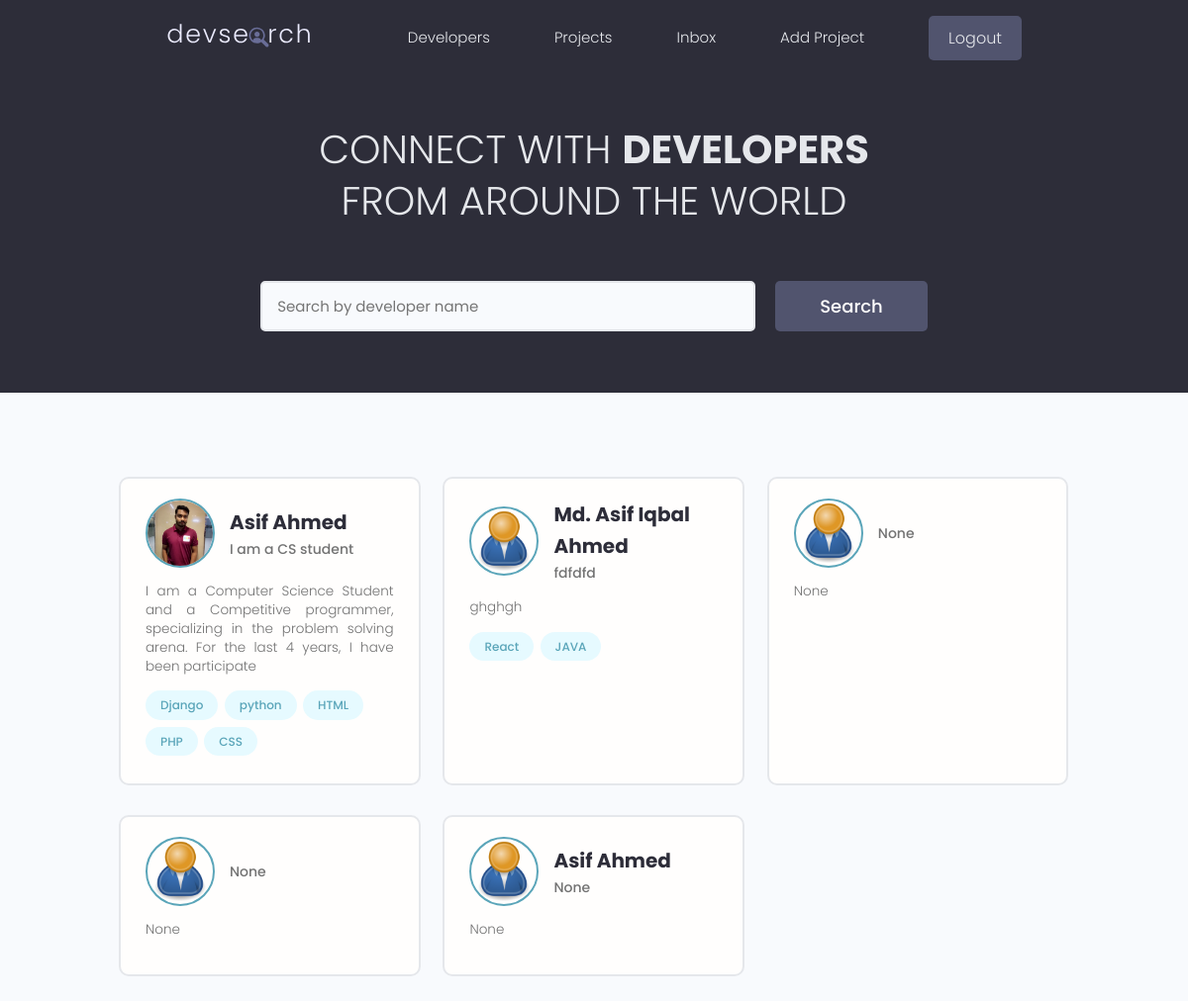
The app's page / (signed in) with its own data.
### users/models.py (models this page shows, shortened)
class Profile(models.Model):
    user = models.OneToOneField(User, on_delete=models.CASCADE, null=True, blank=True)
    name = models.CharField(max_length=200, blank=True, null=True)
    email = models.EmailField(max_length=500, blank=True, null=True)
    username = models.CharField(max_length=200, blank=True, null=True)
    location = models.CharField(max_length=200, blank=True, null=True)
    short_intro = models.CharField(max_length=200, blank=True, null=True)
    bio = models.TextField(blank=True, null=True)
    profile_image = models.ImageField(null=True, blank=True, upload_to='profiles/', default="profiles/user-default.png")
    social_github = models.CharField(max_length=200, blank=True, null=True)
    social_twitter = models.CharField(max_length=200, blank=True, null=True)
    social_linkedin = models.CharField(max_length=200, blank=True, null=True)
    social_youtube = models.CharField(max_length=200, blank=True, null=True)
    social_website = models.CharField(max_length=200, blank=True, null=True)
    created = models.DateTimeField(auto_now_add=True)
    id = models.UUIDField(default=uuid.uuid4, unique=True, primary_key=True, editable=False)

class Skill(models.Model):
    owner = models.ForeignKey(Profile, on_delete=models.CASCADE, null=True, blank=True)
    name = models.CharField(max_length=200, blank=True, null=True)
    description = models.TextField(null=True, blank=True)
    created = models.DateTimeField(auto_now_add=True)
    id = models.UUIDField(default=uuid.uuid4, unique=True, primary_key=True, editable=False)
    def __str__(self):
        return str(self.name)

### users/views.py (the view)
# urls.py: path('', views.profiles, name="profiles"),
def profiles(request):
    profiles = Profile.objects.all()
    context = {'profiles': profiles}
    return render(request, 'users/profiles.html', context)

### users/templates/users/profiles.html (shortened to what this page needs)
{% extends 'main.html' %}
{% block content %}
  <main class="home">
    <section class="hero-section text-center">
      <div class="container container--narrow">
        <div class="hero-section__box">
          <h2>CONNECT WITH <span>DEVELOPERS</span></h2>
          <h2>FROM AROUND THE WORLD</h2>
        </div>
        <div class="hero-section__search">
          <form class="form" action="#" method="get">
            <div class="form__field">
              <input class="input input--text" id="formInput#search" type="text" name="text"
                placeholder="Search by developer name" />
            </div>
            <input class="btn btn--sub btn--lg" type="submit" value="Search" />
          </form>
        </div>
      </div>
    </section>
    <section class="devlist">
      <div class="container">
        <div class="grid grid--three">
          {% for profile in profiles %}
          <div class="column card">
            <div class="dev">
              <a href="{% url 'user-profile' profile.id %}" class="card__body">
                <div class="dev__profile">
                  <img class="avatar avatar--md" src="{{ profile.profile_image.url }}" alt="image" />
                  <div class="dev__meta">
                    <h3>{{ profile.name }}</h3>
                    <h5>{{ profile.short_intro|slice:"60" }}</h5>
                  </div>
                </div>
                <p class="dev__info">{{ profile.bio|slice:"150" }}</p>
                <div class="dev__skills">
                  {% for skill in profile.skill_set.all|slice:"5" %}
                  <span class="tag tag--pill tag--main">
                    <small>{{skill}}</small>
                  </span>
                  {% endfor %}
                </div>
              </a>
            </div>
          </div>
          {% endfor %}
        </div>
      </div>
    </section>
  </main>
{% endblock content %}

### static/styles/app.css (style rules this page uses)
:root { --color-sub: #2d2d39; }
.btn--sub { background-color: var(--color-sub-light); }
.card { border: 2px solid var(--color-light); }
img { width: 100%; }
.hero-section { height: 40vh; display: flex; align-items: center; background-color: var(--color-sub); }
.hero-section__box { margin-bottom: 4rem; }
.hero-section__box > h2, .hero-section__box > h2 > span { font-size: 4rem; color: var(--color-light); line-height: 1.3; text-transform: uppercase; }
.hero-section__box > h2 { font-weight: 300; }
.hero-section__box > h2 > span { font-weight: 700; }
.hero-section__search > .form { display: flex; align-items: center; justify-content: center; gap: 2rem; }
.hero-section__search > .form input.input--text { width: 50rem; }
.devlist { margin-top: 8rem; }
.devlist .grid { align-items: stretch; }
.devlist .dev .dev__profile { display: flex; align-items: center; gap: 1.5rem; }
.devlist .dev .dev__meta h3 { color: var(--color-sub); font-size: 2rem; font-weight: 700; }
.devlist .dev .dev__meta h5 { color: var(--color-text); font-size: 1.4rem; font-weight: 500; }
.devlist .dev .dev__info { margin: 1.5rem 0; font-size: 1.35rem; line-height: 1.4; text-align: justify; }

### static/uikit/styles/modules/_variables.css (style rules this page uses)
:root { --color-main: #5aa5b9; --color-main-light: #e6faff; --color-sub: #3f4156; --color-sub-light: #51546e; --color-sub-lighter: #ededfd; --color-text: #737373; --color-gray: #8b8b8b; --color-light: #e5e7eb; --color-light-gray: #767676; --color-bg: #f8fafd; --color-white: #fffefd; --color-white-light: #f3f3f3; --color-success: #359e64; --color-success-bg: #def8e8; --color-error: #fc4b0b; --color-error-bg: #fff2ee; --font-base: 'Poppins', arial, helvetica, 'Segoe UI', roboto, ubuntu, sans-serif; --font-monospace: 'Fira Code', 'Courier New', courier, monospace; --font-regular: 300; --font-medium: 500; --font-bold: 700; --generic-shadow: 1px 1px 5px #00000010; --generic-transition: all 0.3s ease-in-out; }

### static/uikit/styles/modules/_base.css (style rules this page uses)
* { margin: 0; padding: 0; box-sizing: border-box; text-rendering: optimizeLegibility; color: inherit; font-size: inherit; }
html { font-size: 50%; }
@media only screen and (min-width: 480px) { html { font-size: 56.25%; } }
@media only screen and (min-width: 1200px) { html { font-size: 62.5%; } }
body { line-height: 1.6; font-weight: 400; font-size: 1.5rem; color: var(--color-text); background-color: var(--color-bg); min-height: 100vh; }

### static/uikit/styles/modules/_typography.css (style rules this page uses)
* { font-family: var(--font-base); }
h2 { font-size: 3.6rem; font-weight: var(--font-bold); }
h3 { font-size: 3.2rem; font-weight: var(--font-medium); }
h5 { font-size: 2.4rem; font-weight: var(--font-medium); }
h5, h6 { font-weight: var(--font-regular); }
p, span, strong { font-size: 1.6rem; color: var(--color-text); font-weight: var(--font-regular); }
a { padding-bottom: 2px; text-decoration: none; display: inline-block; color: var(--color-main); font-weight: var(--font-medium); }

### static/uikit/styles/modules/_utilities.css (style rules this page uses)
.container { width: 92%; max-width: 165rem; margin: 0 auto; box-sizing: border-box; }
.container--narrow { width: 92%; max-width: 120rem; }
@media screen and (min-width: 1000px) { .container { width: 90%; } }
@media screen and (min-width: 1000px) { .container--narrow { width: 85%; } }
@media screen and (min-width: 1200px) { .container { width: 80%; } }
@media screen and (min-width: 1200px) { .container--narrow { width: 72%; } }
.text-center { text-align: center; }

### static/uikit/styles/modules/_avatar.css (style rules this page uses)
.avatar { border-radius: 50%; border: 2px solid var(--color-main); object-fit: cover; }
.avatar--md { height: 7rem; width: 7rem; }

### static/uikit/styles/modules/_button.css (style rules this page uses)
.btn { display: inline-block; position: relative; cursor: pointer; background-color: var(--color-light); font-weight: var(--font-medium); color: var(--color-sub); text-decoration: none; padding: 1rem 2rem; border-radius: 0.5rem; border: none; width: -webkit-fit-content; width: -moz-fit-content; width: fit-content; height: -webkit-fit-content; height: -moz-fit-content; height: fit-content; font-size: 1.6rem; outline-width: 0; outline-color: transparent; -webkit-backface-visibility: hidden; backface-visibility: hidden; transition: all 0.3s ease-in-out; }
.btn--sub { background-color: var(--color-sub); color: var(--color-white); }
.btn--lg { font-size: 1.8rem; padding: 1.2rem 4.5rem; }

### static/uikit/styles/modules/_card.css (style rules this page uses)
.card { border-radius: 1rem; background-color: var(--color-white); border: 1.5px solid var(--color-light); width: auto; height: auto; margin-top: 0.5rem; margin-bottom: 0.5rem; overflow: hidden; }
.card__body, .card__header { padding: 2rem 2.5rem; }

### records on screen
Profile: profile_image (picture), name "Asif Ahmed", short_intro "I am a CS student", bio "I am a Computer Science Student and a Competitive programmer, specializing in the problem solving arena. For the last 4 years, I have been participate"
Skill: name "Django"
Skill: name "python"
Skill: name "HTML"
Skill: name "PHP"
Skill: name "CSS"
Profile: profile_image (placeholder picture), name "Md. Asif Iqbal Ahmed", short_intro "fdfdfd", bio "ghghgh"
Skill: name "React"
Skill: name "JAVA"
Profile: profile_image (placeholder picture), short_intro "None", bio "None"
Profile: profile_image (placeholder picture), short_intro "None", bio "None"
Profile: profile_image (placeholder picture), name "Asif Ahmed", short_intro "None", bio "None"
